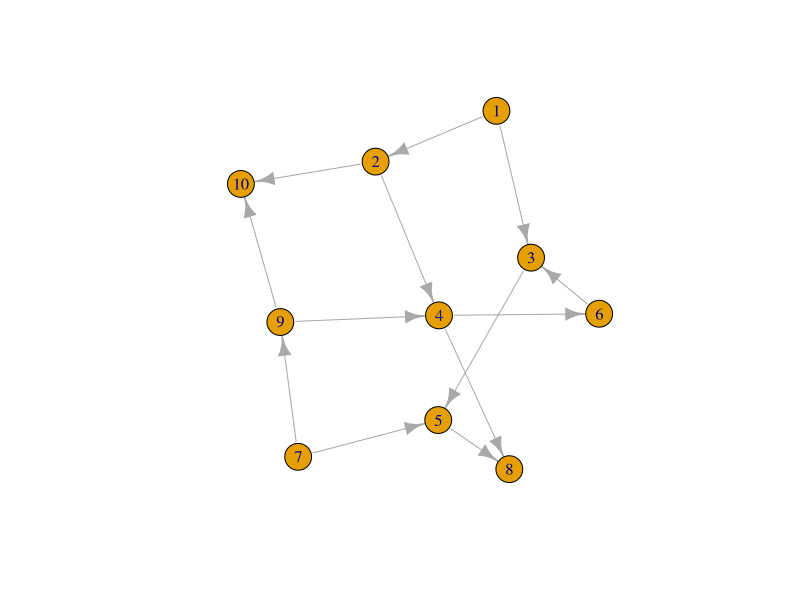

The R script that drew this image:
## ---- chunk 1
library(igraph) 
modules <- graph(edges = c(1,2,1,3, 2,4,2,10,3,5,4,6,4,8,5,8,6,3,7,5,7,9,9,4,9,10), directed= T)
sortering <- paste(topo_sort(modules), collapse=" ")
kortstepad <- shortest_paths(modules,1)
pad <- paste(kortstepad$vpath[4], collapse=" ")
## ---- chunk 2
plot(modules)
